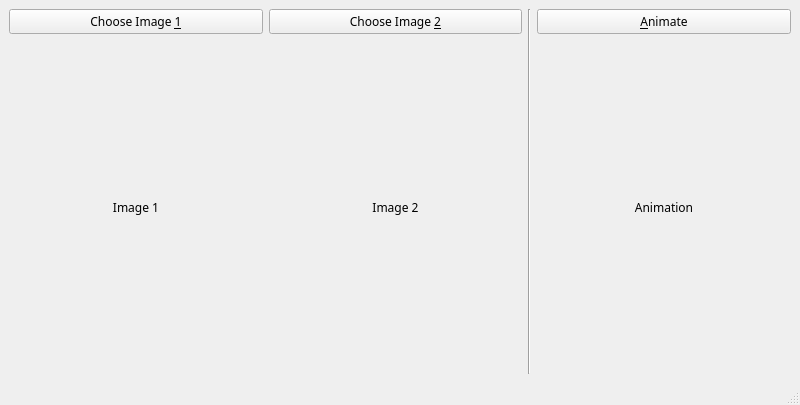
<?xml version="1.0" encoding="UTF-8"?>
<ui version="4.0">
 <class>Animate</class>
 <widget class="QMainWindow" name="Animate">
  <property name="geometry">
   <rect>
    <x>0</x>
    <y>0</y>
    <width>800</width>
    <height>405</height>
   </rect>
  </property>
  <property name="font">
   <font>
    <family>宋体</family>
   </font>
  </property>
  <property name="windowTitle">
   <string>Image transition</string>
  </property>
  <widget class="QWidget" name="centralwidget">
   <layout class="QHBoxLayout" name="horizontalLayout">
    <item>
     <layout class="QVBoxLayout" name="verticalLayout">
      <item>
       <widget class="QPushButton" name="btnImage1">
        <property name="text">
         <string>Choose Image &amp;1</string>
        </property>
       </widget>
      </item>
      <item>
       <widget class="QLabel" name="image1">
        <property name="frameShape">
         <enum>QFrame::NoFrame</enum>
        </property>
        <property name="frameShadow">
         <enum>QFrame::Sunken</enum>
        </property>
        <property name="text">
         <string>Image 1</string>
        </property>
        <property name="alignment">
         <set>Qt::AlignCenter</set>
        </property>
       </widget>
      </item>
     </layout>
    </item>
    <item>
     <layout class="QVBoxLayout" name="verticalLayout_2">
      <item>
       <widget class="QPushButton" name="btnImage2">
        <property name="text">
         <string>Choose Image &amp;2</string>
        </property>
       </widget>
      </item>
      <item>
       <widget class="QLabel" name="image2">
        <property name="frameShape">
         <enum>QFrame::NoFrame</enum>
        </property>
        <property name="frameShadow">
         <enum>QFrame::Sunken</enum>
        </property>
        <property name="text">
         <string>Image 2</string>
        </property>
        <property name="alignment">
         <set>Qt::AlignCenter</set>
        </property>
       </widget>
      </item>
     </layout>
    </item>
    <item>
     <widget class="Line" name="line">
      <property name="orientation">
       <enum>Qt::Vertical</enum>
      </property>
     </widget>
    </item>
    <item>
     <layout class="QVBoxLayout" name="verticalLayout_3">
      <item>
       <widget class="QPushButton" name="btnAnimate">
        <property name="text">
         <string>&amp;Animate</string>
        </property>
       </widget>
      </item>
      <item>
       <widget class="QLabel" name="animation">
        <property name="frameShape">
         <enum>QFrame::NoFrame</enum>
        </property>
        <property name="frameShadow">
         <enum>QFrame::Sunken</enum>
        </property>
        <property name="text">
         <string>Animation</string>
        </property>
        <property name="alignment">
         <set>Qt::AlignCenter</set>
        </property>
       </widget>
      </item>
     </layout>
    </item>
   </layout>
  </widget>
  <widget class="QStatusBar" name="statusBar">
   <property name="layoutDirection">
    <enum>Qt::LeftToRight</enum>
   </property>
  </widget>
 </widget>
 <resources/>
 <connections/>
</ui>
